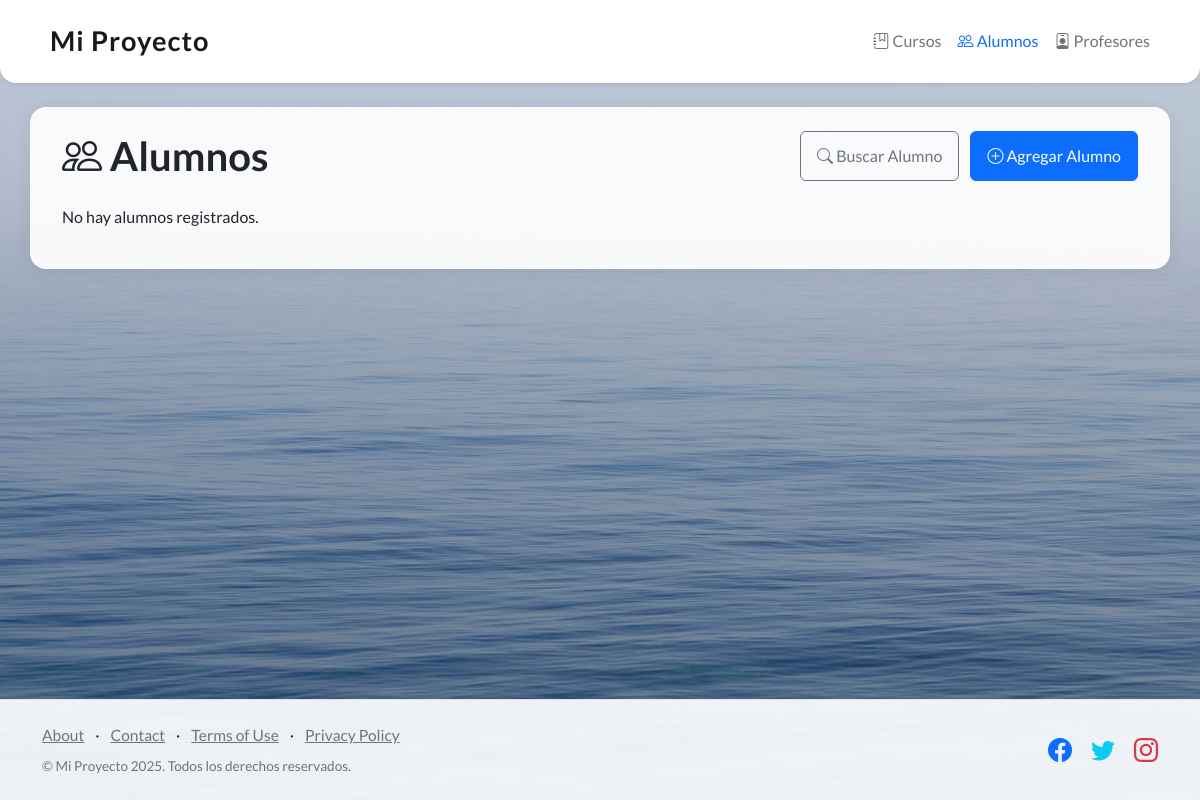
/alumnos/, run on an earlier commit of the app's database.
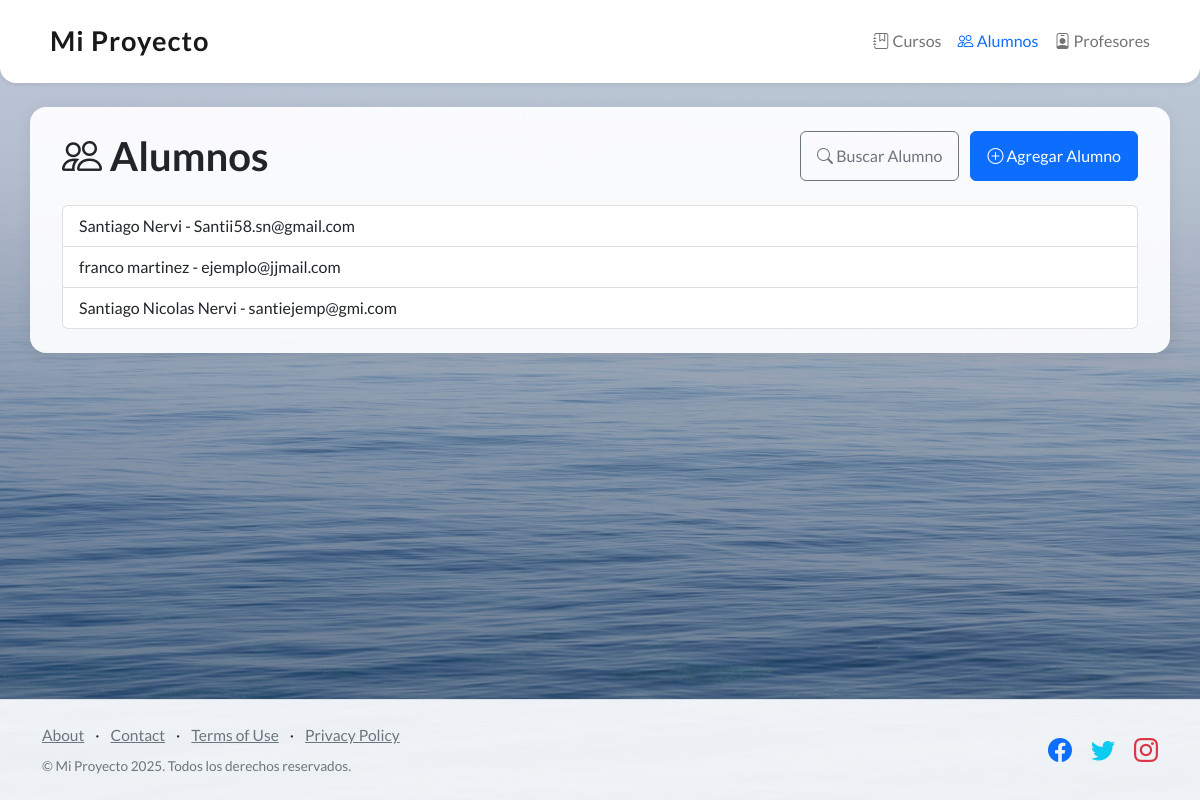
And on a later commit of the database.
### core/models.py (models this page shows)
class Alumnos(models.Model):
    nombre = models.CharField(max_length=100)
    apellido = models.CharField(max_length=100)
    email = models.EmailField()
    fecha_nacimiento = models.DateField()

### core/views.py (the view)
# urls.py: path('alumnos/', alumnos, name='alumnos'),
def alumnos(request):
    alumnos = Alumnos.objects.all()
    return render(request, 'core/alumnos.html', {'alumnos': alumnos})

### core/templates/core/alumnos.html (shortened to what this page needs)
{% extends 'core/padre.html' %}
{% block content %}
<div class="d-flex justify-content-between align-items-center mb-4">
    <h1 class="mb-0"><i class="bi bi-people"></i> Alumnos</h1>
    <div>
        <a href="{% url 'buscar_alumno' %}" class="btn btn-outline-secondary me-2">
            <i class="bi bi-search"></i> Buscar Alumno
        </a>
        <a href="{% url 'agregar_alumno' %}" class="btn btn-primary">
            <i class="bi bi-plus-circle"></i> Agregar Alumno
        </a>
    </div>
</div>
{% if alumnos %}
    <ul class="list-group">
        {% for alumno in alumnos %}
            <li class="list-group-item">
                {{ alumno.nombre }} {{ alumno.apellido }} - {{ alumno.email }}
            </li>
        {% endfor %}
    </ul>
{% else %}
    <p>No hay alumnos registrados.</p>
{% endif %}
{% endblock %}

What changed in the data, as far as the page shows it:
added Alumnos: nombre "Santiago", apellido "Nervi", email "Santii58.sn@gmail.com"
added Alumnos: nombre "franco", apellido "martinez", email "ejemplo@jjmail.com"
added Alumnos: nombre "Santiago Nicolas", apellido "Nervi", email "santiejemp@gmi.com"
Also different on the page:
text no longer shown: "No hay alumnos registrados."
